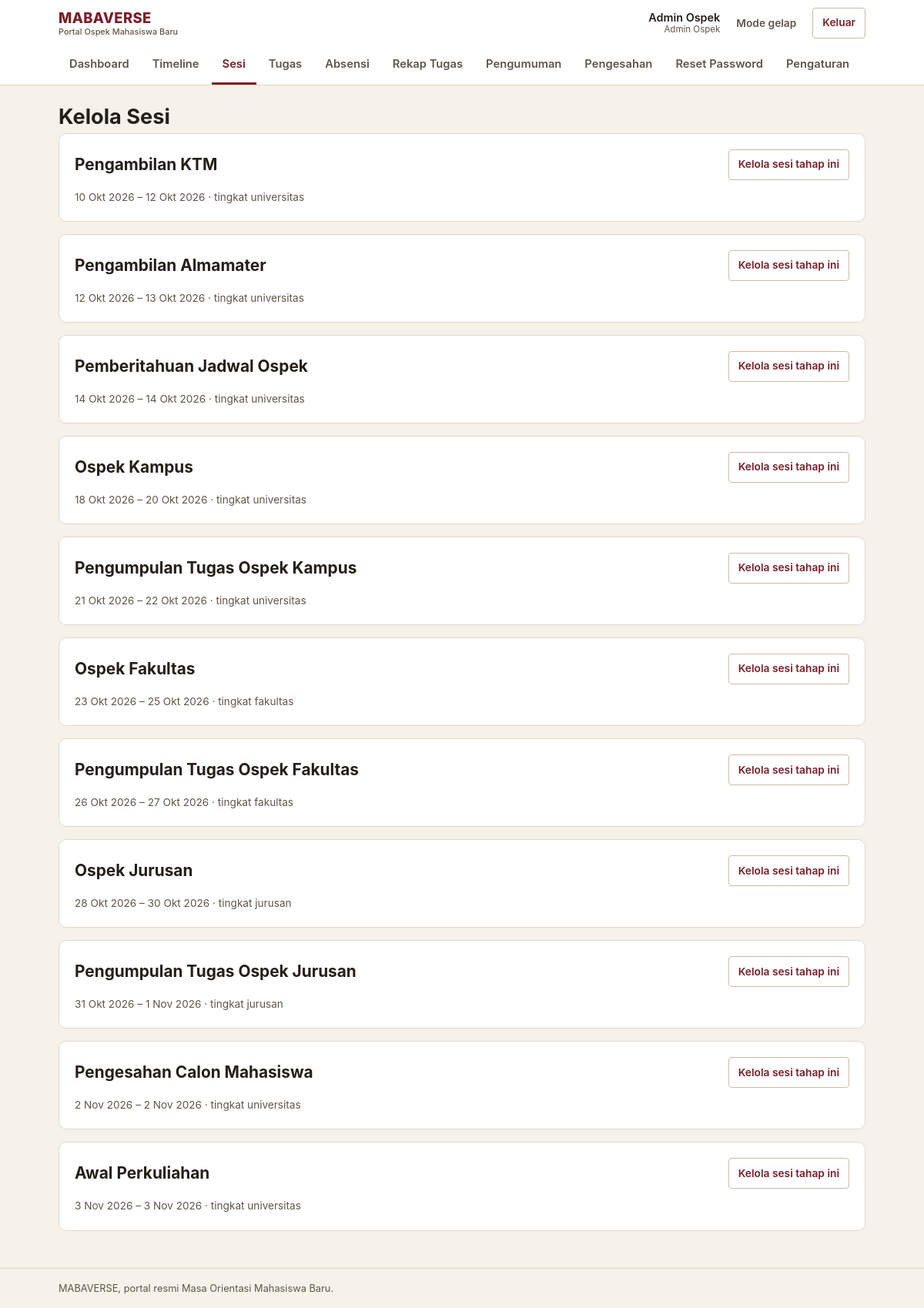
Page /admin/sesi (signed in) on the committed database.
### tables this page shows
CREATE TABLE tahap_ospek (
    id INT AUTO_INCREMENT PRIMARY KEY,
    judul VARCHAR(255) NOT NULL,
    deskripsi TEXT,
    urutan INT NOT NULL,
    tanggal_mulai DATETIME NOT NULL,
    tanggal_selesai DATETIME NOT NULL,
    target_level ENUM('universitas', 'fakultas', 'jurusan') DEFAULT 'universitas',
    lokasi_text VARCHAR(255) DEFAULT NULL,
    lampiran VARCHAR(255) DEFAULT NULL,
    status ENUM('belum_mulai', 'berlangsung', 'selesai') DEFAULT 'belum_mulai',
    created_at TIMESTAMP DEFAULT CURRENT_TIMESTAMP,
    updated_at TIMESTAMP DEFAULT CURRENT_TIMESTAMP ON UPDATE CURRENT_TIMESTAMP
);

### config/database.php (called while the page is built)
<?php
require_once __DIR__ . '/config.php';
class Database {
    private static $instance = null;
    private $pdo;
    private function __construct() {
        try {
            $dsn = "mysql:host=" . DB_HOST . ";dbname=" . DB_NAME . ";charset=" . DB_CHARSET;
            $options = [
                PDO::ATTR_ERRMODE => PDO::ERRMODE_EXCEPTION,
                PDO::ATTR_DEFAULT_FETCH_MODE => PDO::FETCH_ASSOC,
                PDO::ATTR_EMULATE_PREPARES => false,
            ];
            $this->pdo = new PDO($dsn, DB_USER, DB_PASS, $options);
        } catch (PDOException $e) {
            error_log('[MABAVERSE] Koneksi database gagal: ' . $e->getMessage());
            if (defined('APP_ENV') && APP_ENV === 'production') {
                throw new RuntimeException('Layanan database sedang tidak tersedia.');
            }
            die("Koneksi database gagal: " . $e->getMessage()
                . " — periksa DB_HOST/DB_USER/DB_PASS di config/config.local.php dan pastikan MySQL berjalan.");
        }
    }
    public static function getInstance() {
        if (self::$instance === null) {
            self::$instance = new self();
        }
        return self::$instance;
    }
    public function getConnection() {
        return $this->pdo;
    }
}

### models/Timeline.php (called while the page is built, shortened)
<?php
require_once __DIR__ . '/../config/config.php';
class Timeline {
    private $db;
    public function __construct() {
        $this->db = Database::getInstance()->getConnection();
    }
    public function getAllTahap($user_role = null, $user_fakultas_id = null, $user_jurusan_id = null) {
        $sql = "SELECT * FROM tahap_ospek WHERE 1=1";
        $params = [];
        $sql .= " ORDER BY urutan ASC";
        $stmt = $this->db->prepare($sql);
        $stmt->execute($params);
        return $stmt->fetchAll();
    }
}

### config/config.php (called while the page is built, shortened)
<?php
function e($value) {
    return htmlspecialchars((string)$value, ENT_QUOTES, 'UTF-8');
}
function format_tanggal($datetime, $dengan_waktu = true) {
    $ts = strtotime($datetime);
    $bulan = [1 => 'Jan', 'Feb', 'Mar', 'Apr', 'Mei', 'Jun', 'Jul', 'Agu', 'Sep', 'Okt', 'Nov', 'Des'];
    $hasil = date('j', $ts) . ' ' . $bulan[(int)date('n', $ts)] . ' ' . date('Y', $ts);
    return $hasil;
}
require_once __DIR__ . '/database.php';

### views/admin/sesi_list.php (the view, shortened to what this page needs)
<?php
include __DIR__ . '/../layouts/header.php';
?>
<div class="page-head">
    <div>
        <h1>Kelola Sesi</h1>
    </div>
</div>
<?php if (empty($timeline)): ?>
<div class="empty">
    <strong>Belum ada tahap.</strong>
    Buat tahap dulu di menu Timeline, baru tambahkan sesi di dalamnya.
</div>
<?php else: ?>
<?php foreach ($timeline as $tahap): ?>
<div class="card">
    <div class="card-head">
        <h2><?= e($tahap['judul']) ?></h2>
        <a class="btn btn-sm btn-outline" href="<?= BASE_URL ?>admin/sesi/<?= (int)$tahap['id'] ?>">Kelola sesi tahap ini</a>
    </div>
    <p class="muted small mb-0">
        <?= e(format_tanggal($tahap['tanggal_mulai'], false)) ?> &ndash; <?= e(format_tanggal($tahap['tanggal_selesai'], false)) ?>
        &middot; tingkat <?= e($tahap['target_level']) ?>
    </p>
</div>
<?php endforeach; ?>
<?php endif; ?>
<?php include __DIR__ . '/../layouts/footer.php'; ?>

### assets/css/style.css (style rules this page uses)
:root { --bg: #F6F1E9; --surface: #FFFFFF; --surface-alt: #F0E9DE; --ink: #241F19; --ink-soft: #5F564A; --line: #E2D8C9; --line-strong: #C9BCA8; --brand: #7A1F2B; --brand-strong: #5E1620; --brand-soft: #F5E7E8; --brand-ink: #FFFFFF; --accent: #9A4A08; --accent-soft: #FBEEDD; --ok: #1E6B43; --ok-soft: #E4F2E9; --warn: #8A4B0F; --warn-soft: #FBEEDC; --danger: #A32A22; --danger-soft: #F9E6E4; --info: #2E5375; --info-soft: #E7EEF5; --radius-sm: 4px; --radius: 10px; --shadow-1: 0 1px 2px rgba(36, 31, 25, 0.08), 0 6px 16px rgba(36, 31, 25, 0.07); --maxw: 1080px; --font: -apple-system, BlinkMacSystemFont, "Segoe UI", Roboto, "Helvetica Neue", Arial, sans-serif; }
*, *::before, *::after { box-sizing: border-box; }
html { -webkit-text-size-adjust: 100%; }
body { margin: 0; background: var(--bg); color: var(--ink); font-family: var(--font); font-size: 16px; line-height: 1.55; }
h1, h2, h3, h4 { margin: 0 0 0.5em; line-height: 1.25; font-weight: 700; }
h1 { font-size: clamp(1.3rem, 1.1rem + 1vw, 1.7rem); }
h2 { font-size: clamp(1.1rem, 1rem + 0.6vw, 1.3rem); }
p { margin: 0 0 1em; }
a { color: var(--brand); text-decoration-thickness: 1px; text-underline-offset: 2px; }
.muted { color: var(--ink-soft); }
.small { font-size: 0.85rem; }
.mb-0 { margin-bottom: 0; }
.page-head { display: flex; align-items: flex-end; justify-content: space-between; gap: 12px; flex-wrap: wrap; margin: 24px 0 4px; }
.page-head h1 { margin: 0; }
.btn { display: inline-flex; align-items: center; justify-content: center; gap: 6px; min-height: 44px; padding: 10px 18px; border-radius: var(--radius-sm); border: 1px solid transparent; background: var(--brand); color: var(--brand-ink); font-family: inherit; font-size: 0.95rem; font-weight: 600; text-decoration: none; cursor: pointer; transition: background-color 120ms ease, border-color 120ms ease, color 120ms ease; }
.btn-outline { background: transparent; color: var(--brand); border-color: var(--line-strong); }
.btn-sm { min-height: 40px; padding: 6px 12px; font-size: 0.86rem; }
.card { background: var(--surface); border: 1px solid var(--line); border-radius: var(--radius); padding: 20px; margin-bottom: 16px; }
.card-head { display: flex; align-items: center; justify-content: space-between; gap: 12px; flex-wrap: wrap; margin-bottom: 12px; }
.card-head h2, .card-head h3 { margin: 0; }

### rows in the picture
tahap_ospek: judul "Pengambilan KTM", tanggal_mulai "10 Okt 2026", tanggal_selesai "12 Okt 2026", target_level "universitas"
tahap_ospek: judul "Pengambilan Almamater", tanggal_mulai "12 Okt 2026", tanggal_selesai "13 Okt 2026", target_level "universitas"
tahap_ospek: judul "Pemberitahuan Jadwal Ospek", tanggal_mulai "14 Okt 2026", tanggal_selesai "14 Okt 2026", target_level "universitas"
tahap_ospek: judul "Ospek Kampus", tanggal_mulai "18 Okt 2026", tanggal_selesai "20 Okt 2026", target_level "universitas"
tahap_ospek: judul "Pengumpulan Tugas Ospek Kampus", tanggal_mulai "21 Okt 2026", tanggal_selesai "22 Okt 2026", target_level "universitas"
tahap_ospek: judul "Ospek Fakultas", tanggal_mulai "23 Okt 2026", tanggal_selesai "25 Okt 2026", target_level "fakultas"
tahap_ospek: judul "Pengumpulan Tugas Ospek Fakultas", tanggal_mulai "26 Okt 2026", tanggal_selesai "27 Okt 2026", target_level "fakultas"
tahap_ospek: judul "Ospek Jurusan", tanggal_mulai "28 Okt 2026", tanggal_selesai "30 Okt 2026", target_level "jurusan"
tahap_ospek: judul "Pengumpulan Tugas Ospek Jurusan", tanggal_mulai "31 Okt 2026", tanggal_selesai "1 Nov 2026", target_level "jurusan"
tahap_ospek: judul "Pengesahan Calon Mahasiswa", tanggal_mulai "2 Nov 2026", tanggal_selesai "2 Nov 2026", target_level "universitas"
tahap_ospek: judul "Awal Perkuliahan", tanggal_mulai "3 Nov 2026", tanggal_selesai "3 Nov 2026", target_level "universitas"

### other values in the picture
$user_nama "Admin Ospek"
$role_label "Admin Ospek"
$label "Dashboard"
$label "Timeline"
$label "Sesi"
$label "Tugas"
$label "Absensi"
$label "Rekap Tugas"
$label "Pengumuman"
$label "Pengesahan"
$label "Reset Password"
$label "Pengaturan"
